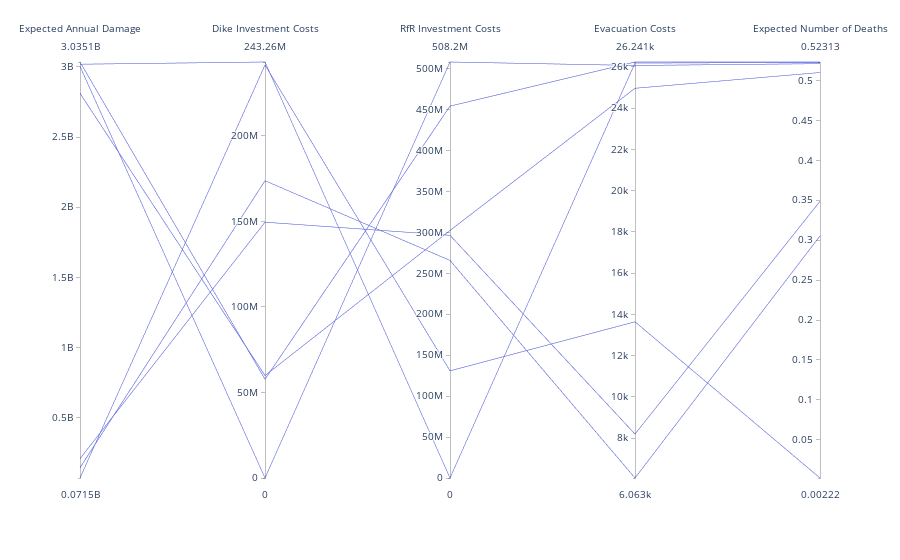

The code cell stored with this chart in its notebook:
### Code cell
fig = px.parallel_coordinates(max_regret, labels = {"Annual Damage": 'Expected Annual Damage', "D Investment Costs": 'Dike Investment Costs', "R Investment Costs": 'RfR Investment Costs', "Evac Costs": 'Evacuation Costs', "Expected Deaths": 'Expected Number of Deaths'})
fig.show()

### Figure 1 — Plotly figure (JSON) as saved in the notebook; plotly's stock layout.template omitted (floating-point values rounded to 4 significant figures)
{"data": [{"dimensions": [{"label": "Expected Annual Damage", "values": [3004000000.0, 3019000000.0, 209400000.0, 71490000.0, 144900000.0, 3035000000.0, 2812000000.0]}, {"label": "Dike Investment Costs", "values": [0, 243300000.0, 149600000.0, 241500000.0, 173800000.0, 57740000.0, 59900000.0]}, {"label": "RfR Investment Costs", "values": [508200000, 0, 296500000, 130900000, 265800000, 454300000, 302400000]}, {"label": "Evacuation Costs", "values": [26070.0, 26190.0, 8195.0, 13640.0, 6063.0, 26240.0, 24970.0]}, {"label": "Expected Number of Deaths", "values": [0.5211, 0.5226, 0.3488, 0.002224, 0.3054, 0.5231, 0.51]}], "domain": {"x": [0, 1], "y": [0, 1]}, "name": "", "type": "parcoords"}], "layout": {"legend": {"tracegroupgap": 0}, "margin": {"t": 60}}}
